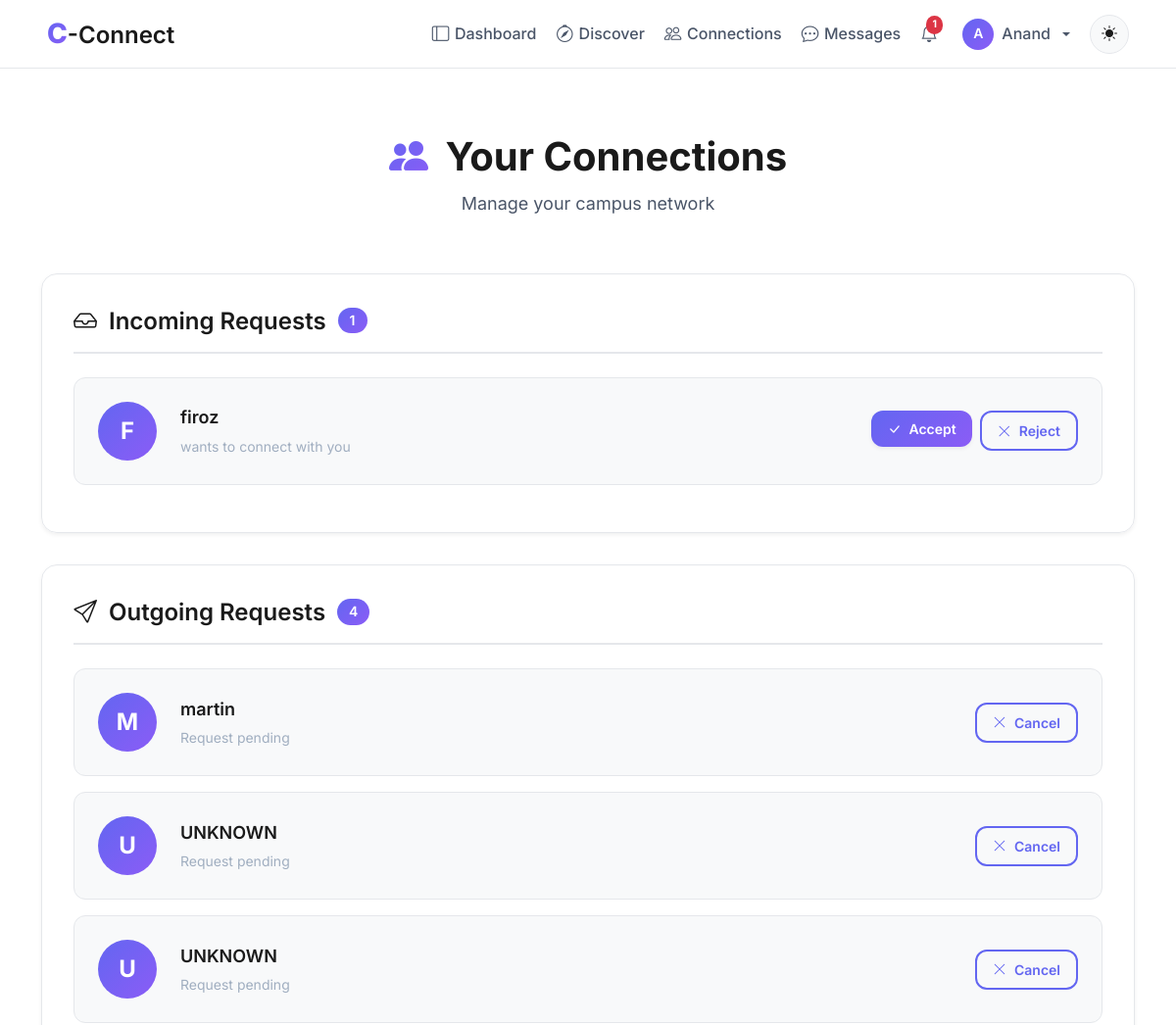
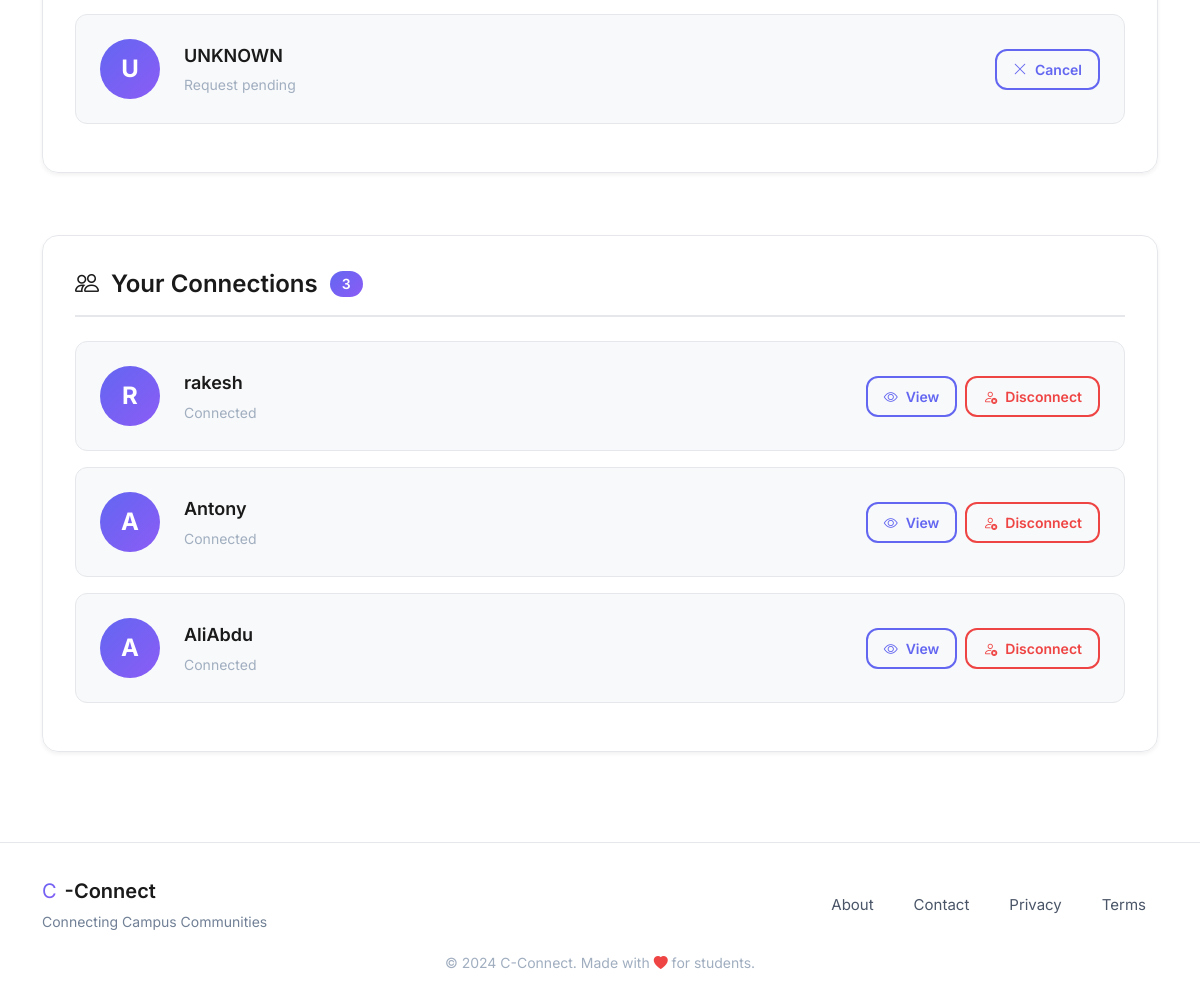
Screenshot of /connections (signed in) with the database file from the repository (2 pictures, top to bottom).
### models.py (models this page shows, shortened)
class User(UserMixin, db.Model):
    id = db.Column(db.Integer, primary_key=True, autoincrement=True)  # Unique identifier
    username = db.Column(db.String(100), nullable=False)  # Name of the user (later can add this unique if needed)
    email = db.Column(db.String(120), nullable=False, unique=True)  # Email of the user
    password = db.Column(db.String(200), nullable=False)  # Passwords not hashed yet (done in setup_db.py)
    created_at = db.Column(db.DateTime, default=db.func.now())  # Timestamp of account creation
    last_login = db.Column(db.DateTime, nullable=True)  # Timestamp of last login
    pass

class Connection(db.Model):
    id = db.Column(db.Integer, primary_key=True, autoincrement=True)
    user_id = db.Column(db.Integer, db.ForeignKey('user.id'), nullable=False)  # User who initiated the connection
    target_user_id = db.Column(db.Integer, db.ForeignKey('user.id'), nullable=False)  # User who is targetted to connect
    status = db.Column(db.String(20), nullable=False, default='pending')
    created_at = db.Column(db.DateTime, default=db.func.now()) #current_timestamp())
    __table_args__ = (
        db.UniqueConstraint('user_id', 'target_user_id', name='_user_target_uc'),
        db.Index('idx_target_user', 'target_user_id'),
    )
    user = db.relationship('User', foreign_keys=[user_id], backref='sent_requests')
    connected_user = db.relationship('User', foreign_keys=[target_user_id], backref='received_requests')

### blueprints/connections/routes.py (the view)
@connections.route('/connections')
@login_required
def connections_home():
    incoming = list_requests(current_user.id, 'incoming', 'pending', limit=50)
    outgoing = list_requests(current_user.id, 'outgoing', 'pending', limit=50)
    accepted = list_connections(current_user.id, limit=100)
    return render_template(
        'connections/list.html',
        incoming=incoming,
        outgoing=outgoing,
        accepted=accepted
    )

### blueprints/connections/templates/connections/list.html (shortened to what this page needs)
{% extends "base.html" %}
{% block body %}
<div class="container py-4">
    <div class="connections-header animate-on-scroll">
        <h1 class="connections-title">
            <i class="bi bi-people-fill me-2" style="background: linear-gradient(135deg, var(--primary-color), var(--accent-color)); -webkit-background-clip: text; -webkit-text-fill-color: transparent;"></i>
            Your Connections
        </h1>
        <p class="connections-subtitle">Manage your campus network</p>
    </div>
    <div class="section-card glass-card animate-on-scroll">
        <div class="section-header">
            <h2 class="section-title">
                <i class="bi bi-inbox"></i>
                Incoming Requests
                {% if incoming %}
                <span class="badge-count">{{ incoming|length }}</span>
                {% endif %}
            </h2>
        </div>
        {% if incoming %}
            {% for c in incoming %}
            <div class="connection-item">
                <div class="connection-avatar">
                    {{ c.user.username[0].upper() if c.connected_user else 'U' }}
                </div>
                <div class="connection-info">
                    <div class="connection-name">{{ c.user.username if c.connected_user else 'UNKNOWN'}}</div>
                    <div class="connection-meta">wants to connect with you</div>
                </div>
                <div class="connection-actions">
                    <form method="POST" action="{{ url_for('connections.connections_accept', conn_id=c.id) }}">
                        <button class="btn btn-primary-custom btn-sm">
                            <i class="bi bi-check-lg"></i> Accept
                        </button>
                    </form>
                    <form method="POST" action="{{ url_for('connections.connections_reject', conn_id=c.id) }}">
                        <button class="btn btn-outline-custom btn-sm">
                            <i class="bi bi-x-lg"></i> Reject
                        </button>
                    </form>
                </div>
            </div>
            {% endfor %}
        {% else %}
            <div class="empty-state">
                <div class="empty-icon"><i class="bi bi-inbox"></i></div>
                <div class="empty-title">No incoming requests</div>
                <div class="empty-text">You're all caught up!</div>
            </div>
        {% endif %}
    </div>
    <div class="section-card glass-card animate-on-scroll">
        <div class="section-header">
            <h2 class="section-title">
                <i class="bi bi-send"></i>
                Outgoing Requests
                {% if outgoing %}
                <span class="badge-count">{{ outgoing|length }}</span>
                {% endif %}
            </h2>
        </div>
        {% if outgoing %}
            {% for c in outgoing %}
            <div class="connection-item">
                <div class="connection-avatar">{{ c.connected_user.username[0].upper() if c.connected_user else 'U'}}</div>
                <div class="connection-info">
                    <div class="connection-name">{{ c.connected_user.username if c.connected_user else 'UNKNOWN'}}</div>
                    <div class="connection-meta">Request pending</div>
                </div>
                <div class="connection-actions">
                    <form method="POST" action="{{ url_for('connections.connections_cancel', conn_id=c.id) }}">
                        <button class="btn btn-outline-custom btn-sm cancel-btn" data-conn-id="{{ c.id }}">
                            <i class="bi bi-x-lg"></i> Cancel
                        </button>
                    </form>
                </div>
            </div>
            {% endfor %}
        {% endif %}
    </div>
    <div class="section-card glass-card animate-on-scroll">
        <div class="section-header">
            <h2 class="section-title">
                <i class="bi bi-people"></i>
                Your Connections
                {% if accepted %}
                <span class="badge-count">{{ accepted|length }}</span>
                {% endif %}
            </h2>
        </div>
        {% if accepted %}
            {% for c in accepted %}
            {% set other = c.user if c.user_id != current_user.id else c.connected_user %}
            <div class="connection-item">
                <div class="connection-avatar">{{ other.username[0].upper() }}</div>
                <div class="connection-info">
                    <div class="connection-name">{{ other.username }}</div>
                    <div class="connection-meta">Connected</div>
                </div>
                <div class="connection-actions">
                    <a href="{{ url_for('main.view_user_profile', user_id=other.id) }}" class="btn btn-outline-custom btn-sm">
                        <i class="bi bi-eye"></i> View
                    </a>
                    <form method="POST"
                          action="{{ url_for('connections.connections_disconnect', conn_id=c.id) }}"
                          onsubmit="return confirm('Are you sure you want to disconnect? This will remove the connection.');">
                        <button class="btn btn-outline-custom btn-sm" style="color: var(--danger-color); border-color: var(--danger-color);">
                            <i class="bi bi-person-x"></i> Disconnect
                        </button>
                    </form>
                </div>
            </div>
            {% endfor %}
        {% endif %}
    </div>
</div>
{% endblock %}

### templates/base.html (shortened to what this page needs)
<!DOCTYPE html>
<html lang="en">
<head>
    <link rel="stylesheet" href="https://cdn.jsdelivr.net/npm/bootstrap-icons@1.11.1/font/bootstrap-icons.css">
    <link href="https://cdn.jsdelivr.net/npm/bootstrap@5.3.2/dist/css/bootstrap.min.css" rel="stylesheet">
    <link rel="stylesheet" href="{{ url_for('static', filename='css/global.css') }}">
</head>
<body>
    <nav class="navbar navbar-expand-lg navbar-glass fixed-top">
        <div class="container-fluid px-lg-5 px-3">
            <a class="navbar-brand" href="{{ url_for('main.home') }}">
                <span class="brand-c">C</span><span class="brand-connect">-Connect</span>
            </a>
            <div class="collapse navbar-collapse" id="navbarNav">
                <ul class="navbar-nav ms-auto align-items-lg-center gap-1">
                    {% if current_user.is_authenticated %}
                        <li class="nav-item">
                            <a class="nav-link" href="{{ url_for('main.dashboard') }}">
                                <i class="bi bi-layout-sidebar"></i>Dashboard
                            </a>
                        </li>
                        <li class="nav-item">
                            <a class="nav-link" href="{{ url_for('main.search_page') }}">
                                <i class="bi bi-compass"></i>Discover
                            </a>
                        </li>
                        <li class="nav-item">
                            <a class="nav-link" href="{{ url_for('connections.connections_home') }}">
                                <i class="bi bi-people"></i>Connections
                            </a>
                        </li>
                        <li class="nav-item">
                            <a class="nav-link" href="{{ url_for('main.messages') }}">
                                <i class="bi bi-chat-dots"></i>Messages
                            </a>
                        </li>
                        <li class="nav-item position-relative">
                            <a class="nav-link" href="{{ url_for('notifications.notifications_list') }}">
                                <i class="bi bi-bell"></i>
                                {% set unread = current_user.notifications | selectattr("is_read", "equalto", False) | list %}
                                {% if unread|length > 0 %}
                                <span class="badge bg-danger rounded-pill">{{ unread|length }}</span>
                                {% endif %}
                            </a>
                        </li>
                        <li class="nav-item dropdown">
                            <a class="nav-link dropdown-toggle d-flex align-items-center gap-2" href="#" role="button" data-bs-toggle="dropdown">
                                <div style="width: 32px; height: 32px; border-radius: 50%; background: linear-gradient(135deg, var(--primary-color), var(--accent-color)); display: flex; align-items: center; justify-content: center; color: white; font-weight: 600; font-size: 0.875rem;">
                                    {{ current_user.username[0].upper() }}
                                </div>
                                <span class="d-none d-lg-inline">{{ current_user.username }}</span>
                            </a>
                        </li>
                    {% endif %}
                    <li class="nav-item ms-lg-2">
                        <button class="btn-theme-toggle" id="themeToggle" aria-label="Toggle theme">
                            <i class="bi bi-sun-fill" id="themeIcon"></i>
                        </button>
                    </li>
                </ul>
            </div>
        </div>
    </nav>
    <main class="main-content">
        {% block body %}{% endblock %}
    </main>
    <footer class="footer-glass">
        <div class="container">
            <div class="row align-items-center">
                <div class="col-md-6 text-center text-md-start mb-3 mb-md-0">
                    <div class="d-flex align-items-center justify-content-center justify-content-md-start gap-2">
                        <span class="brand-c" style="font-size: 1.25rem;">C</span>
                        <span class="brand-connect" style="font-size: 1.25rem;">-Connect</span>
                    </div>
                    <p class="footer-tagline mb-0">Connecting Campus Communities</p>
                </div>
                <div class="col-md-6">
                    <div class="d-flex justify-content-center justify-content-md-end gap-3 flex-wrap">
                        <a href="{{ url_for('main.about') }}" class="footer-link">About</a>
                        <a href="{{ url_for('main.contact') }}" class="footer-link">Contact</a>
                        <a href="#" class="footer-link">Privacy</a>
                        <a href="#" class="footer-link">Terms</a>
                    </div>
                </div>
            </div>
            <div class="row mt-3">
                <div class="col text-center">
                    <small class="text-muted">
                        &copy; 2024 C-Connect. Made with <i class="bi bi-heart-fill" style="color: var(--danger-color);"></i> for students.
                    </small>
                </div>
            </div>
        </div>
    </footer>
</body>
</html>

### rows the page displays
User: username "A", username "Anand"
Connection: user "F", user "firoz"
Connection: connected_user "M", connected_user "martin"
Connection: connected_user "U", connected_user "UNKNOWN"
Connection: connected_user "U", connected_user "UNKNOWN"
Connection: connected_user "U", connected_user "UNKNOWN"
User: username "R", username "rakesh"
User: username "A", username "Antony"
User: username "A", username "AliAbdu"

### other values shown
{{ unread|length }} "1"
{{ incoming|length }} "1"
{{ outgoing|length }} "4"
{{ accepted|length }} "3"
